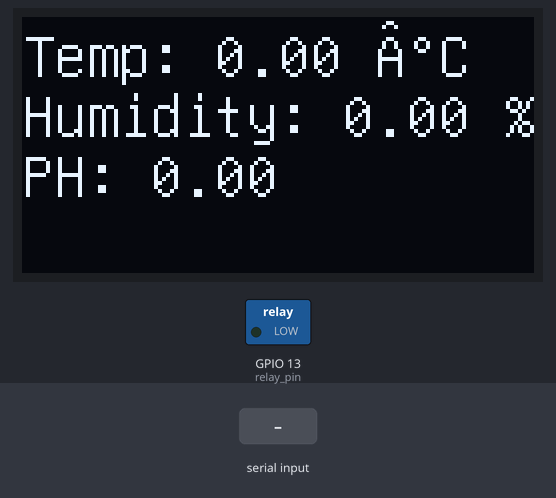
Bench run of a sketch on a simulated ESP8266 (NodeMCU). Shown: 128×64 one-colour display, switched loads named in the sketch (green lamp = pin HIGH). The test bench sets the inputs (shaded band). WiFi joins after 1.5 s; servers stay silent unless stated; no MQTT or app messages arrive unless stated; what the sketch prints to the serial monitor is not drawn.

Above: at 2.8 s.
2.9 s: "90,45,200\n" received over Serial
At 4.1 s:
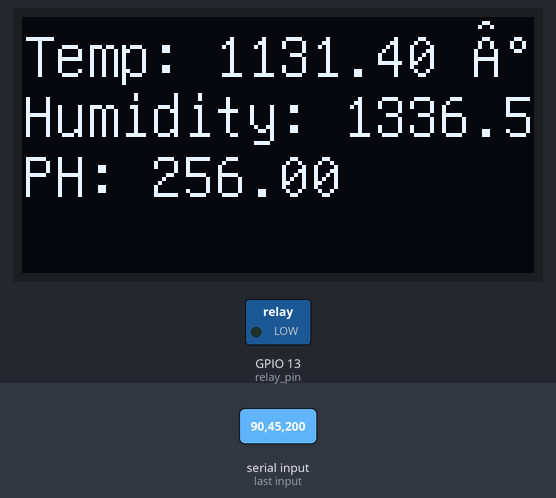
6.0 s: "30,150,10\n" received over Serial
At 7.1 s:
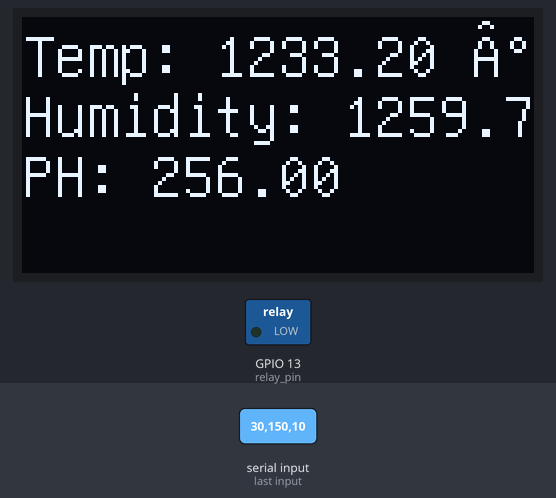
8.7 s: "90,45\n" received over Serial
At 9.7 s:
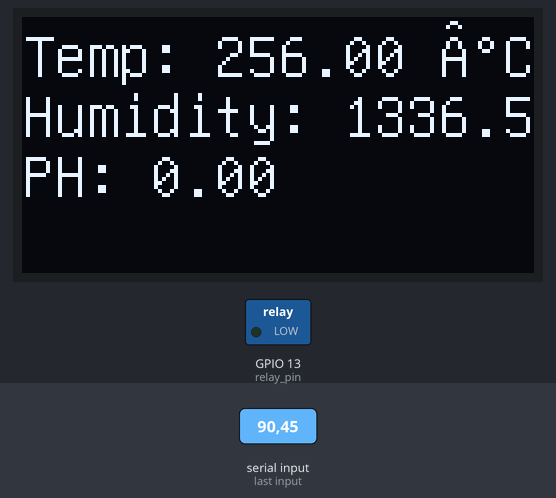
11.4 s: "30,150\n" received over Serial
At 12.9 s:
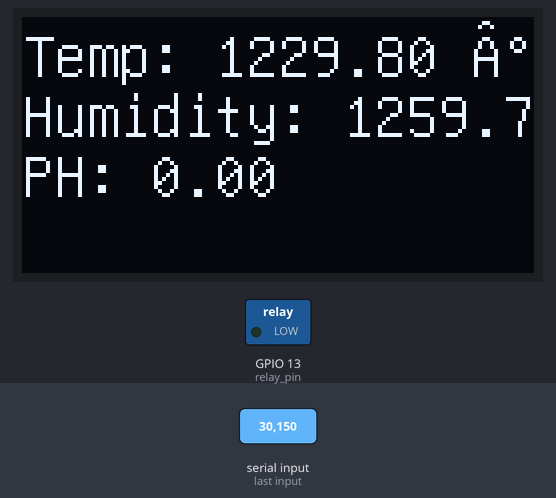
17.0 s: "90,45,200,10\n" received over Serial
At 18.4 s:
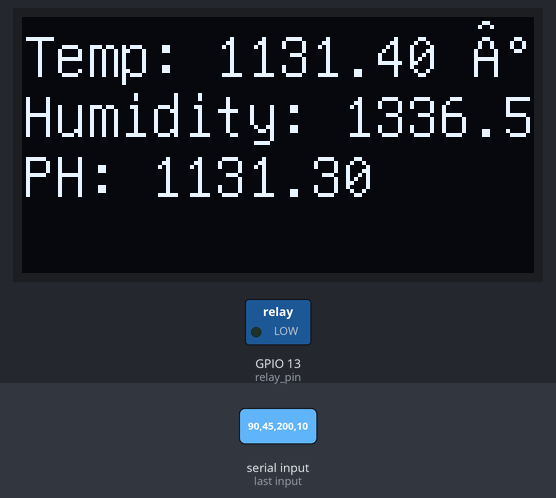
Timing chart, 0 to 20.0 s (numbered marks = the images above; inputs shaded):
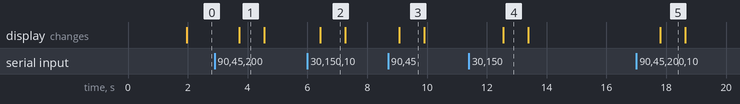

Measured:
- after the input at 2.9 s, the display: changes after 0.82 s (image 1)
- after the input at 6.0 s, the display: changes after 0.43 s (image 2)
- after the input at 8.7 s, the display: changes after 0.37 s (image 3)
- after the input at 11.4 s, the display: changes after 1.1 s (image 4)
- after the input at 17.0 s, the display: changes after 0.80 s (image 5)
- what the display in image 1 shows lasts 0.9 s, from 3.7 s to 4.6 s

The sketch:

turang.ino
```cpp
//土壤三合一传感器（485，5-30V，排针4，485要一根线供电），水泵（继电器），
#include <Arduino.h>
#include <ESP8266WiFi.h>  //esp8266
#include <PubSubClient.h>
#include <string.h>
#include <stdio.h>
#include <U8g2lib.h>
#include <math.h>
#include <Wire.h>

#define BH1750_ADDRESS_LOW      0x23
#define BH1750_ADDRESS_HIGH     0x5C
#define BH1750_ADDRESS          BH1750_ADDRESS_LOW
#define ADDR 0b0100011    // I2C 设备地址
#define LED 2//定义了2号引脚连接led
U8G2_SSD1306_128X64_NONAME_F_SW_I2C u8g2(U8G2_R0, 14, 2, U8X8_PIN_NONE);


String clientId = "esp8266-" + WiFi.macAddress();
const char *ssid = "wdf";  // 输入你的WiFi名称
const char *password = "12345678";  // 输入你的WiFi密码
const char *mqtt_broker = "114.55.89.187";  //输入你的无线局域网适配器IPv4地址
const int mqtt_port = 1883;  //默认为1883
const char *a="123";


// u8g2显示屏定义
const int u8g2_SDA = 2;
const int u8g2_SCL = 14;

int relay_pin = 13; //继电器引脚


// 查询码
unsigned char item[8] = {0x01, 0x03, 0x00, 0x00, 0x00, 0x04, 0x44, 0x09};
int i = 0; // 初始化样本计数器

// 函数声明

void updateu8g2(const String &temperature, const String &humidity, const String &ph);
double *readAndRecordData();
void callback(char *topic, byte *payload, unsigned int length);


WiFiClient espClient;
PubSubClient client(espClient);


void setup() {
  pinMode(relay_pin, OUTPUT);

  digitalWrite(relay_pin, LOW);
  Serial.begin(4800); // 频段
  WiFi.begin(ssid, password);
  u8g2.begin();

    while (WiFi.status() != WL_CONNECTED) {
        delay(500);
        Serial.println("Connecting to WiFi..");
    }
    Serial.println("Connected to the WiFi network");
    client.setServer(mqtt_broker, mqtt_port);
//将内置的回调函数指向我们的回调函数进行处理
    client.setCallback(callback);
        while (!client.connected()) {
        Serial.println("Connecting to public emqx mqtt broker.....");
        if (client.connect(clientId.c_str())) {
            Serial.println("Public emqx mqtt broker connected");
        } else {
            Serial.print("failed with state ");
            Serial.print(client.state());
            delay(2000);
        }
    }
    //subscribe 订阅
    client.subscribe("Control");


}

void loop() {

char publish1[128];

// 从函数获取温湿度等数据
double *sensorData = readAndRecordData();

// 将数组数据转换为字符串格式
String temperature = String(sensorData[1], 2);
String humidity = String(sensorData[0], 2);
String conductivity = String(sensorData[2], 2);
String ph = String(sensorData[3], 2);


// 使用 snprintf 构建 JSON 字符串
if(sensorData[0]!=0){
snprintf(publish1, sizeof(publish1),
          "{\"Soilhum\":\"%s\",\"Soiltemp\":\"%s\",\"Ph\":\"%s\"}",
          humidity.c_str(), temperature.c_str(), ph.c_str());
}


  client.publish("mqtt135", publish1);
  Serial.println(publish1);
   Serial.println("------------------------------");
    Serial.print("Temperature: ");
    Serial.print(temperature);
    Serial.println(" °C");
    Serial.print("Humidity: ");
    Serial.print(humidity);
    Serial.println(" %");
    Serial.print("Conductivity: ");
    Serial.print(conductivity);
    Serial.println(" uS/cm");
    Serial.print("PH: ");
    Serial.print(ph);
    Serial.println();
    // 在u8g2屏幕上显示数据
  updateu8g2(temperature, humidity, ph);


//清空数组
//    memset(sensorData, 0, sizeof(sensorData));
//    memset(publish1, 0, sizeof(publish1));
//    Serial.println(mqttClient.state());
  delay(500);//必须延时
  client.loop();
}


// updateu8g2 函数，现在接受额外的参数来显示温度、湿度、pH和电导率
void updateu8g2(const String &temperature, const String &humidity, const String &ph){
    u8g2.firstPage();
    u8g2.setFont(u8g2_font_unifont_t_symbols);
    do {
        u8g2.clearBuffer(); // 清除当前缓冲区
        u8g2.setCursor(0, 15); // 根据需要设置文本起始位置
        u8g2.print("Temp: ");
        u8g2.print(temperature);
        u8g2.print(" °C");
        u8g2.setCursor(0, 30);
        u8g2.print("Humidity: ");
        u8g2.print(humidity);
        u8g2.print(" %");
        u8g2.setCursor(0, 45);
        u8g2.print("PH: ");
        u8g2.print(ph);
        // 继续添加其他数据的显示逻辑
    } while (u8g2.nextPage());
}


// readAndRecordData 读取温湿度等数据的函数
double *readAndRecordData() {
    // 此处应添加读取温湿度等数据的代码
    // ...
    static double sensorData[4];
    String data = "";
    String info[11];

    for (int i = 0; i < 8; i++) {  // 发送测温命令
        Serial.write(item[i]);   // write输出
    }
    delay(100);  // 等待测温数据返回

    while (Serial.available()) {  // 从串口中读取数据
        unsigned char in = (unsigned char)Serial.read();  // read读取
        Serial.print(in, HEX); // 16进制
        Serial.print(" ");
        data += String(in);
        data += ',';
    }

    if (data.length() > 0) {
        Serial.println("Data length: " + String(data.length())); // 打印数据长度并转换为字符串
        Serial.println(data);
        int commaPosition = -1;
        for (int i = 0; i < 11; i++) {
            commaPosition = data.indexOf(',');
            if (commaPosition != -1) {
                info[i] = data.substring(0, commaPosition);
                data = data.substring(commaPosition + 1);
            }
            else {
                if (data.length() > 0)
                    info[i] = data.substring(0, data.length());

                break; // 没有逗号了，退出循环
            }
        }
    }


    sensorData[0] = (info[3].toInt() * 256 + info[4].toInt()) / 10.0;//湿度
    sensorData[1] = (info[5].toInt() * 256 + info[6].toInt()) / 10.0;//温度
    sensorData[2] = (info[7].toInt() * 256 + info[8].toInt()) / 10.0;//电导率
    sensorData[3] = (info[9].toInt() * 256 + info[10].toInt()) / 10.0;//PH

    return sensorData;
}
void callback(char *topic, byte *payload, unsigned int length) {

    Serial.print("Message arrived in topic: ");
    Serial.println(topic);
    Serial.print("Message:");
    String message;
    for (int i = 0; i < length; i++) {
        message = message + (char) payload[i];  // convert *byte to string
    }
    Serial.print(message);
//以下为点灯判断
    if (message == "[\"water_on\"]") {

            digitalWrite(relay_pin, HIGH);
      Serial.print(" OK");
    }

    if (message == "[\"water_off\"]"){

      digitalWrite(relay_pin, LOW);
      Serial.print(" OK");
      }

    Serial.println();
    Serial.println("-----------------------");
}
```
